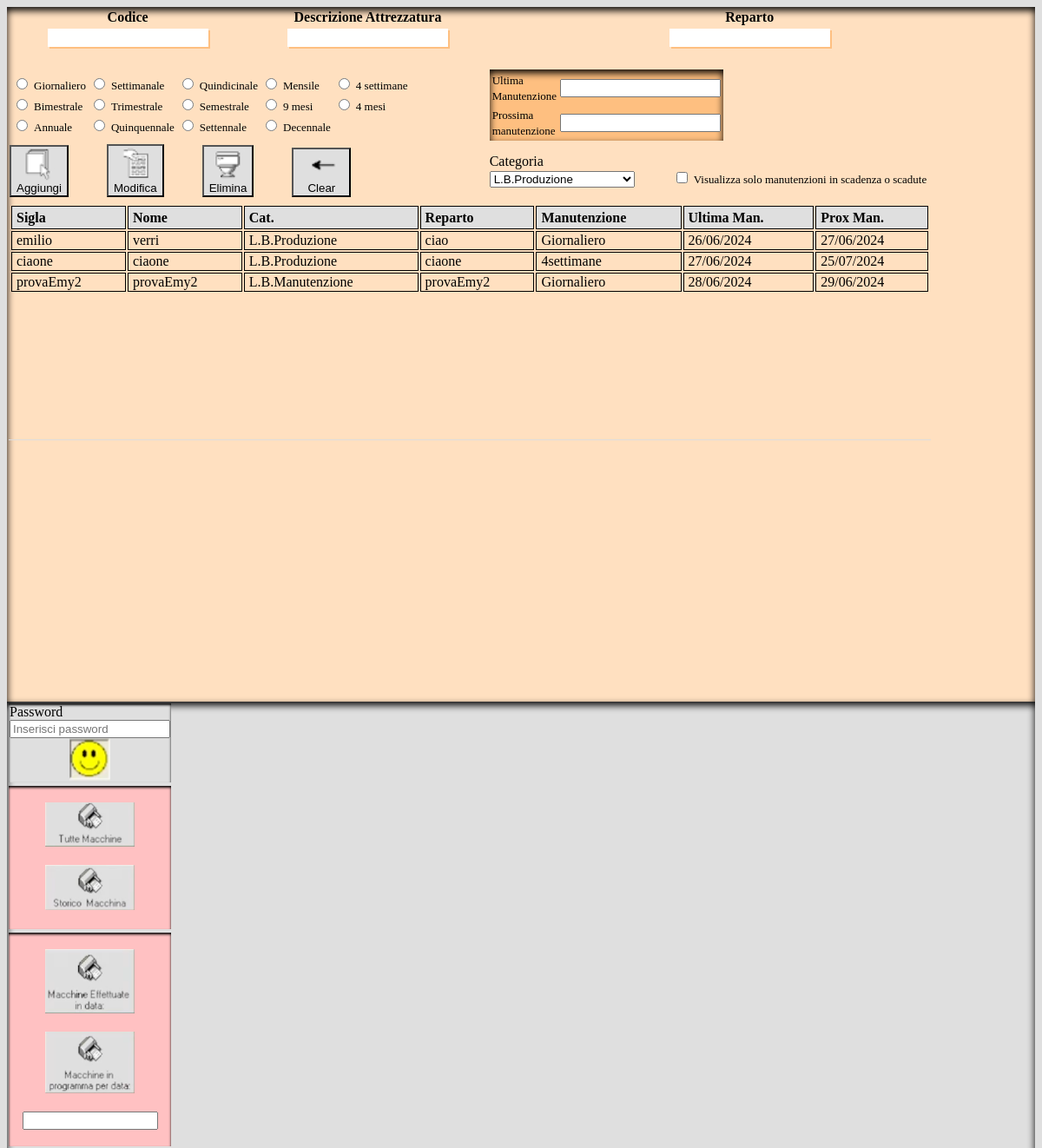
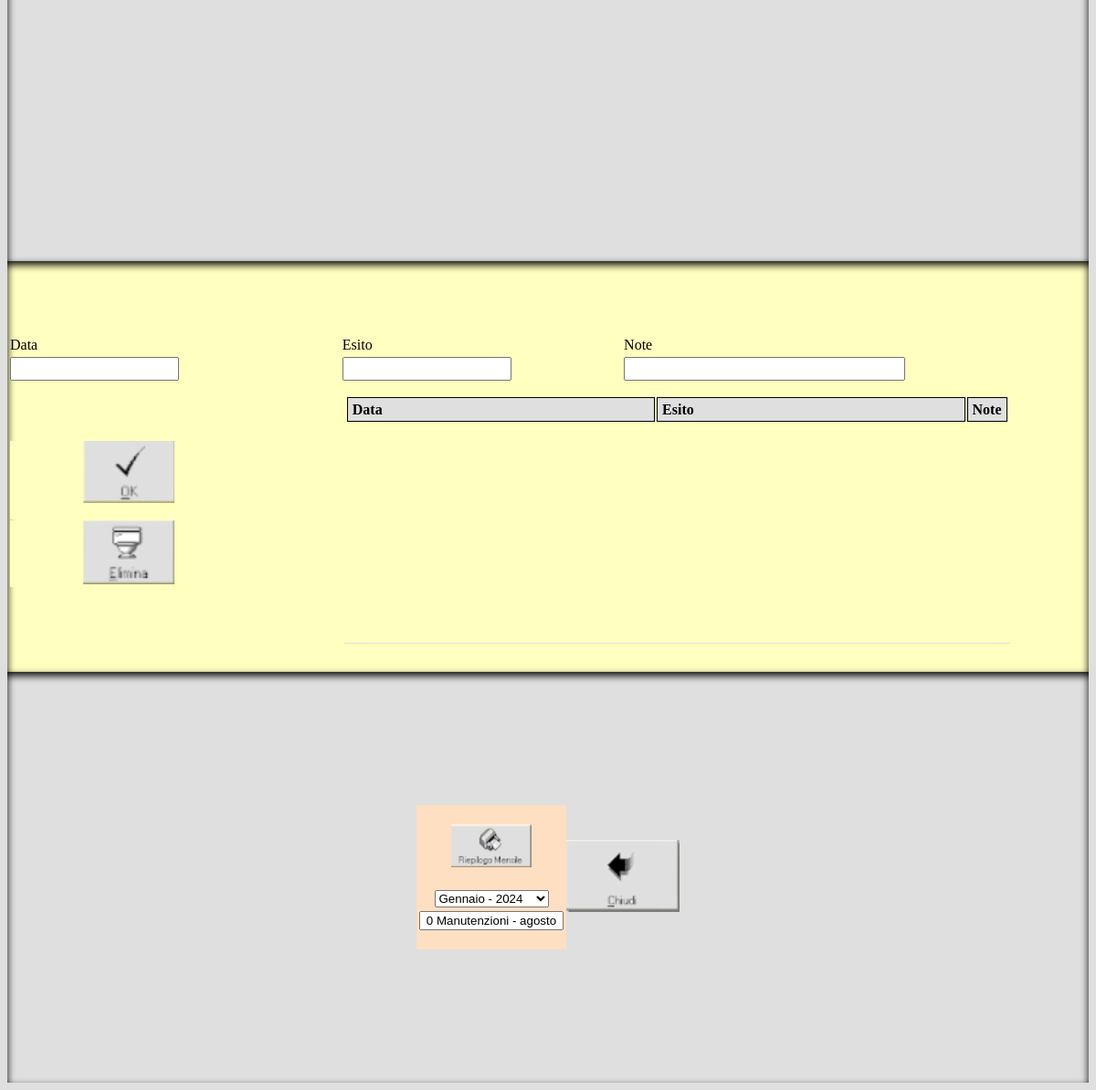
Before: / with the older database file (2 pictures, top to bottom).
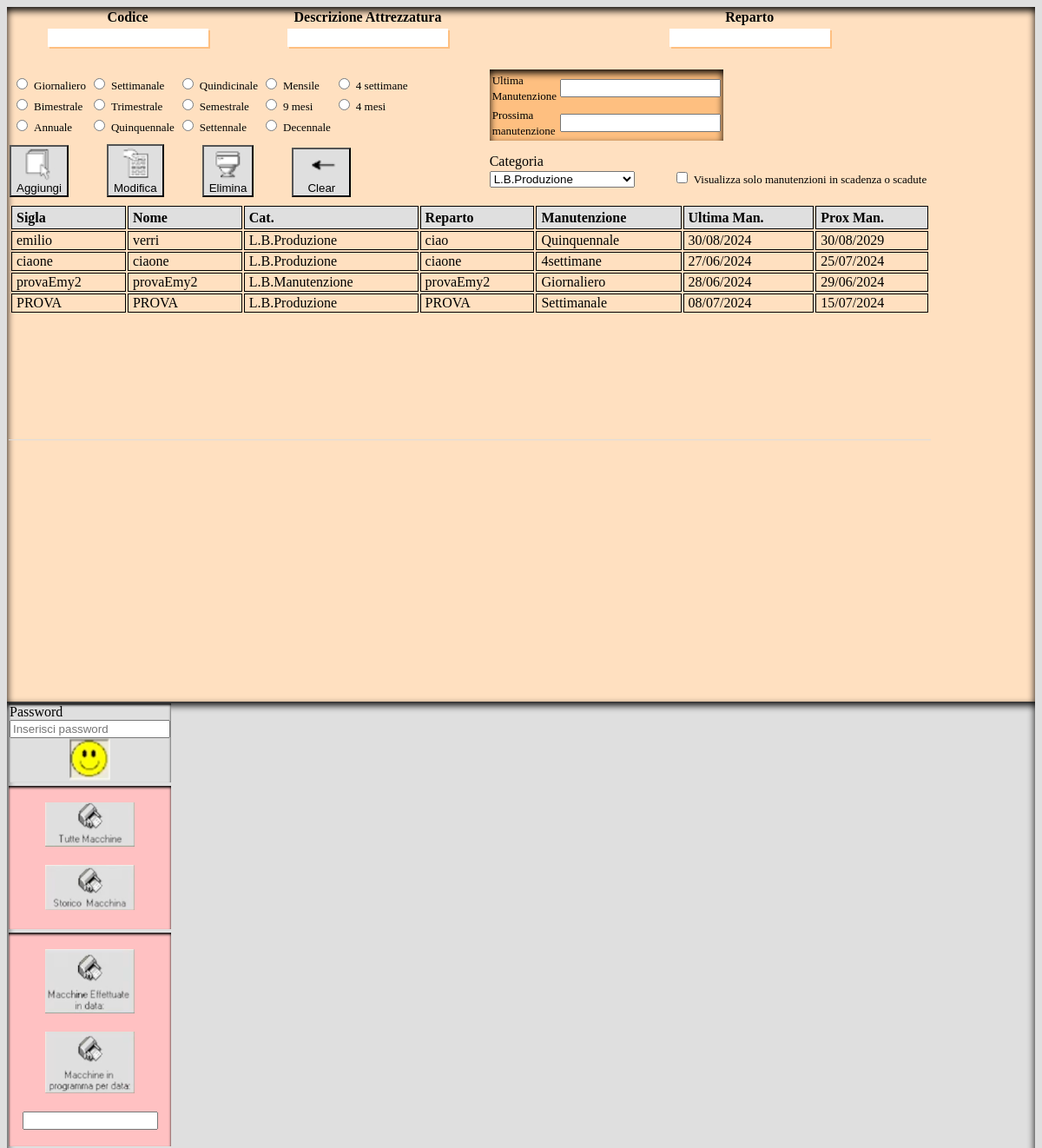
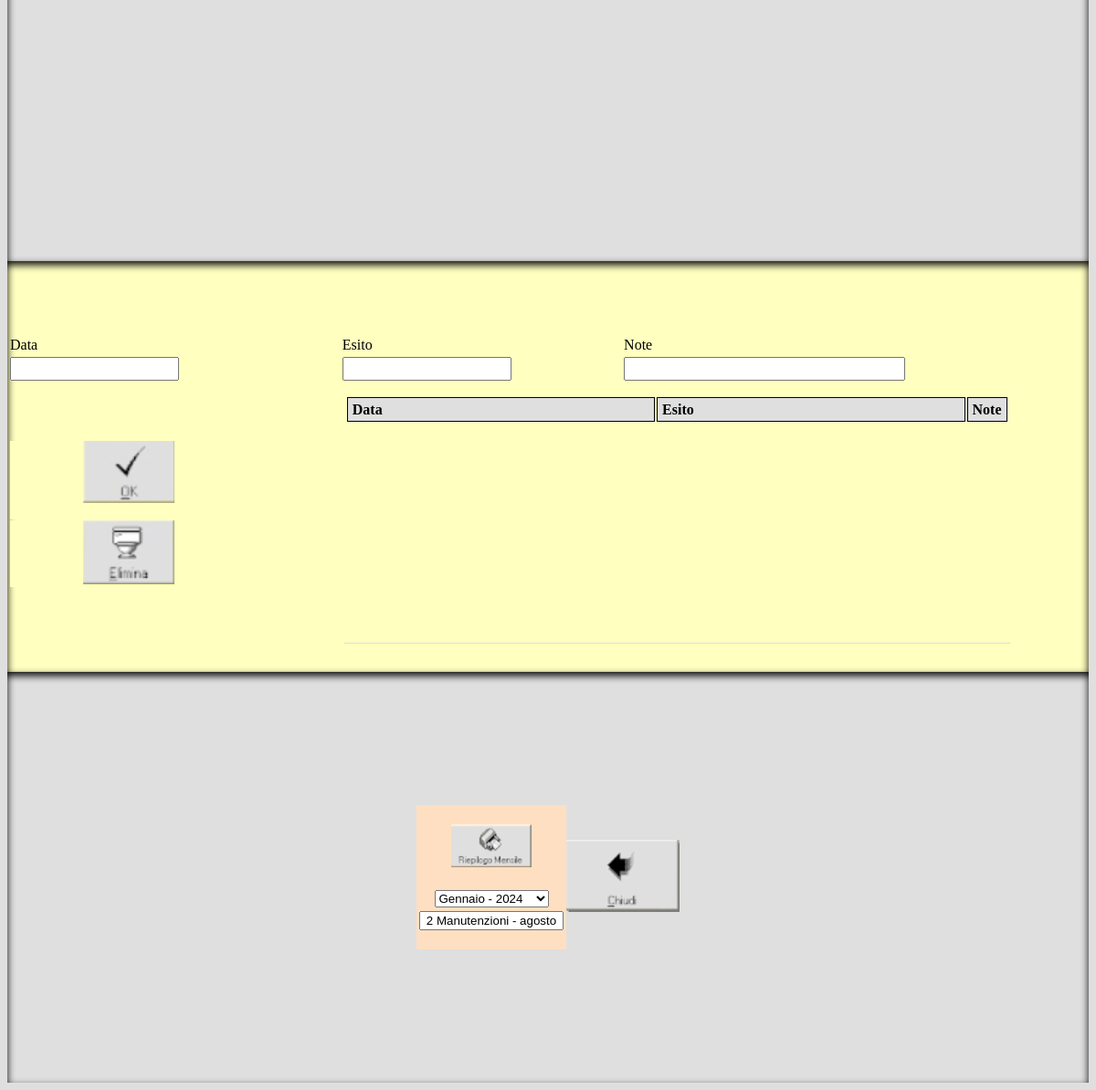
After: the same page with the newer database file (2 pictures, top to bottom).
### tables this page shows
CREATE TABLE "manutenzioni" (
	"id"	INTEGER NOT NULL,
	"Sigla"	TEXT,
	"Nome"	TEXT,
	"Cat"	TEXT,
	"Reparto"	TEXT,
	"Manutenzione"	TEXT,
	"UltimaMan"	TEXT,
	"ProxMan"	TEXT,
	"identificativo"	NUMERIC,
	"InScadenza"	NUMERIC,
	PRIMARY KEY("id" AUTOINCREMENT)
);

### classi/funzioneEstrazione.php (the view, shortened to what this page needs)
<?php
function estraiManutenzione()
{
        $my_conn = new PDO('sqlite:manutentori.db');
        $query = $my_conn->prepare("SELECT * FROM 'manutenzioni'");
        $query->execute();
        $results = $query->fetchAll(PDO::FETCH_ASSOC);
        foreach ($results as $estrazioni) {
            echo "<tr id='storiciLista'>
                    <td id='stile'>{$estrazioni['Sigla']}</td>
                    <td id='stile'>{$estrazioni['Nome']}</td>
                    <td id='stile'>{$estrazioni['Cat']}</td>
                    <td id='stile'>{$estrazioni['Reparto']}</td>
                    <td id='stile'>{$estrazioni['Manutenzione']}</td>
                    <td id='stile'>{$estrazioni['UltimaMan']}</td>
                    <td id='stile'>{$estrazioni['ProxMan']}</td>
                    <td id='stile' style='display:none;'>{$estrazioni['identificativo']}</td>";
            echo "</tr>";
        }
}

Changed rows visible on the page:
changed manutenzioni "emilio": Manutenzione "Giornaliero" → "Quinquennale"; UltimaMan "26/06/2024" → "30/08/2024"; ProxMan "27/06/2024" → "30/08/2029"
added manutenzioni: Sigla "PROVA", Nome "PROVA", Cat "L.B.Produzione", Reparto "PROVA", Manutenzione "Settimanale", UltimaMan "08/07/2024", ProxMan "15/07/2024"
Other visible differences:
form field value: "0 Manutenzioni - agosto" → "2 Manutenzioni - agosto"
